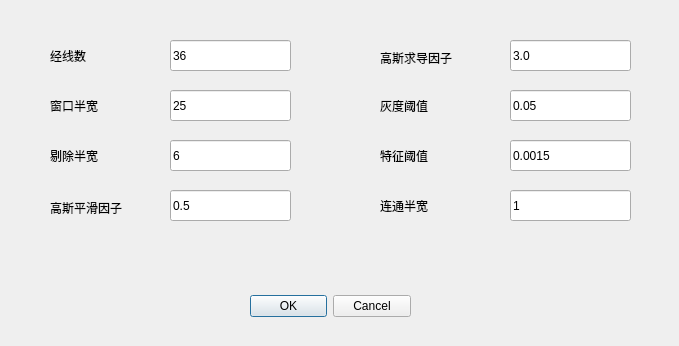
<?xml version="1.0" encoding="UTF-8"?>
<ui version="4.0">
 <class>SetDialog</class>
 <widget class="QDialog" name="SetDialog">
  <property name="geometry">
   <rect>
    <x>0</x>
    <y>0</y>
    <width>679</width>
    <height>346</height>
   </rect>
  </property>
  <property name="sizePolicy">
   <sizepolicy hsizetype="Fixed" vsizetype="Fixed">
    <horstretch>0</horstretch>
    <verstretch>0</verstretch>
   </sizepolicy>
  </property>
  <property name="windowTitle">
   <string>设置参数</string>
  </property>
  <widget class="QDialogButtonBox" name="buttonBox">
   <property name="geometry">
    <rect>
     <x>250</x>
     <y>290</y>
     <width>161</width>
     <height>32</height>
    </rect>
   </property>
   <property name="orientation">
    <enum>Qt::Horizontal</enum>
   </property>
   <property name="standardButtons">
    <set>QDialogButtonBox::Cancel|QDialogButtonBox::Ok</set>
   </property>
  </widget>
  <widget class="QLabel" name="numberLabel">
   <property name="geometry">
    <rect>
     <x>50</x>
     <y>50</y>
     <width>54</width>
     <height>12</height>
    </rect>
   </property>
   <property name="text">
    <string>经线数</string>
   </property>
  </widget>
  <widget class="QLineEdit" name="numberEdit">
   <property name="geometry">
    <rect>
     <x>170</x>
     <y>40</y>
     <width>121</width>
     <height>31</height>
    </rect>
   </property>
   <property name="text">
    <string>36</string>
   </property>
  </widget>
  <widget class="QLabel" name="wndrLabel">
   <property name="geometry">
    <rect>
     <x>50</x>
     <y>100</y>
     <width>54</width>
     <height>12</height>
    </rect>
   </property>
   <property name="text">
    <string>窗口半宽</string>
   </property>
  </widget>
  <widget class="QLineEdit" name="wndrEdit">
   <property name="geometry">
    <rect>
     <x>170</x>
     <y>90</y>
     <width>121</width>
     <height>31</height>
    </rect>
   </property>
   <property name="text">
    <string>25</string>
   </property>
  </widget>
  <widget class="QLabel" name="delrLabel">
   <property name="geometry">
    <rect>
     <x>50</x>
     <y>150</y>
     <width>54</width>
     <height>12</height>
    </rect>
   </property>
   <property name="text">
    <string>剔除半宽</string>
   </property>
  </widget>
  <widget class="QLineEdit" name="delrEdit">
   <property name="geometry">
    <rect>
     <x>170</x>
     <y>140</y>
     <width>121</width>
     <height>31</height>
    </rect>
   </property>
   <property name="text">
    <string>6</string>
   </property>
  </widget>
  <widget class="QLabel" name="crLabel">
   <property name="geometry">
    <rect>
     <x>380</x>
     <y>200</y>
     <width>54</width>
     <height>12</height>
    </rect>
   </property>
   <property name="text">
    <string>连通半宽</string>
   </property>
  </widget>
  <widget class="QLineEdit" name="crEdit">
   <property name="geometry">
    <rect>
     <x>510</x>
     <y>190</y>
     <width>121</width>
     <height>31</height>
    </rect>
   </property>
   <property name="text">
    <string>1</string>
   </property>
  </widget>
  <widget class="QLabel" name="gthLabel">
   <property name="geometry">
    <rect>
     <x>380</x>
     <y>100</y>
     <width>54</width>
     <height>12</height>
    </rect>
   </property>
   <property name="text">
    <string>灰度阈值</string>
   </property>
  </widget>
  <widget class="QLineEdit" name="gthEdit">
   <property name="geometry">
    <rect>
     <x>510</x>
     <y>90</y>
     <width>121</width>
     <height>31</height>
    </rect>
   </property>
   <property name="text">
    <string>0.05</string>
   </property>
  </widget>
  <widget class="QLabel" name="ethLabel">
   <property name="geometry">
    <rect>
     <x>380</x>
     <y>150</y>
     <width>54</width>
     <height>12</height>
    </rect>
   </property>
   <property name="text">
    <string>特征阈值</string>
   </property>
  </widget>
  <widget class="QLineEdit" name="ethEdit">
   <property name="geometry">
    <rect>
     <x>510</x>
     <y>140</y>
     <width>121</width>
     <height>31</height>
    </rect>
   </property>
   <property name="text">
    <string>0.0015</string>
   </property>
  </widget>
  <widget class="QLabel" name="hgLabel">
   <property name="geometry">
    <rect>
     <x>380</x>
     <y>50</y>
     <width>91</width>
     <height>16</height>
    </rect>
   </property>
   <property name="text">
    <string>高斯求导因子</string>
   </property>
  </widget>
  <widget class="QLineEdit" name="hgEdit">
   <property name="geometry">
    <rect>
     <x>510</x>
     <y>40</y>
     <width>121</width>
     <height>31</height>
    </rect>
   </property>
   <property name="text">
    <string>3.0</string>
   </property>
  </widget>
  <widget class="QLabel" name="gslabel">
   <property name="geometry">
    <rect>
     <x>50</x>
     <y>200</y>
     <width>81</width>
     <height>16</height>
    </rect>
   </property>
   <property name="text">
    <string>高斯平滑因子</string>
   </property>
  </widget>
  <widget class="QLineEdit" name="gsEdit">
   <property name="geometry">
    <rect>
     <x>170</x>
     <y>190</y>
     <width>121</width>
     <height>31</height>
    </rect>
   </property>
   <property name="text">
    <string>0.5</string>
   </property>
  </widget>
 </widget>
 <resources/>
 <connections>
  <connection>
   <sender>buttonBox</sender>
   <signal>accepted()</signal>
   <receiver>SetDialog</receiver>
   <slot>accept()</slot>
   <hints>
    <hint type="sourcelabel">
     <x>248</x>
     <y>254</y>
    </hint>
    <hint type="destinationlabel">
     <x>157</x>
     <y>274</y>
    </hint>
   </hints>
  </connection>
  <connection>
   <sender>buttonBox</sender>
   <signal>rejected()</signal>
   <receiver>SetDialog</receiver>
   <slot>reject()</slot>
   <hints>
    <hint type="sourcelabel">
     <x>316</x>
     <y>260</y>
    </hint>
    <hint type="destinationlabel">
     <x>286</x>
     <y>274</y>
    </hint>
   </hints>
  </connection>
 </connections>
</ui>
